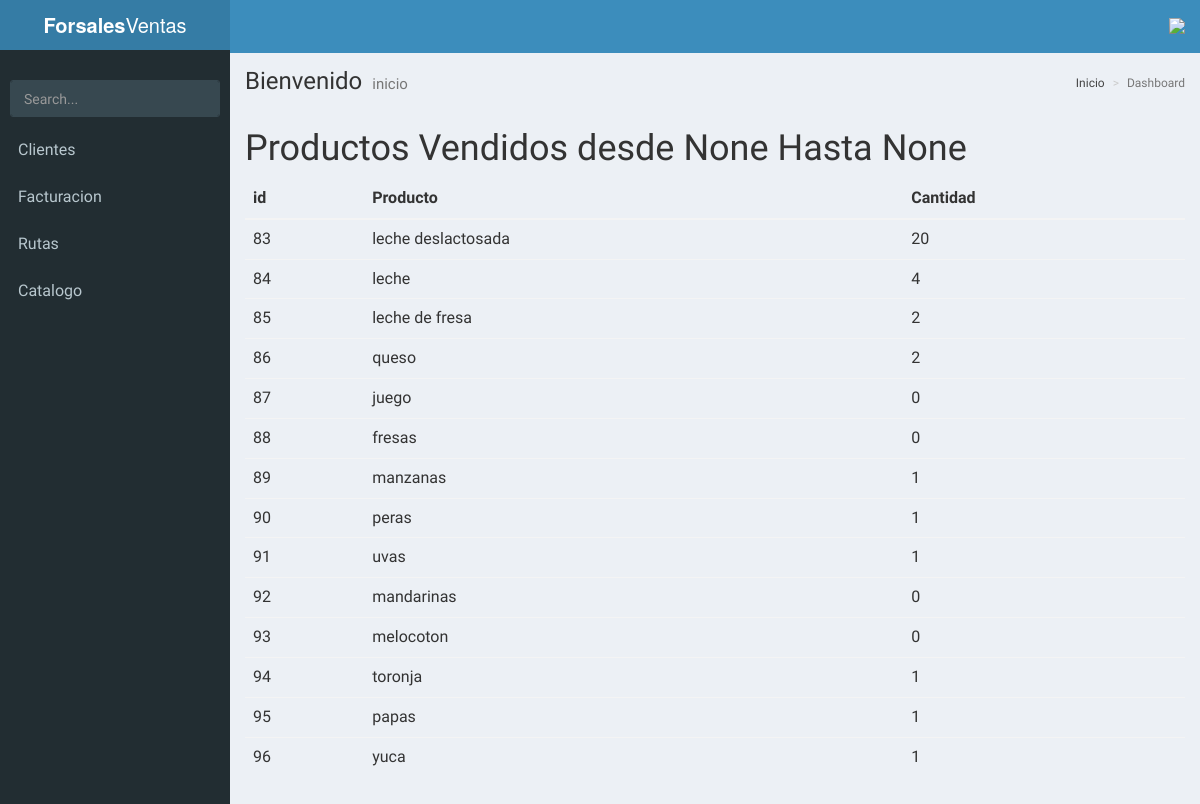
Page /factura/reportes/masVendidos on the committed database.
### base/models.py (models this page shows, shortened)
class producto(models.Model):
	nombre = models.CharField(max_length=20)
	cantidad = models.IntegerField()
	precio = models.IntegerField()
	fecha = models.DateTimeField()
	unida = models.ForeignKey(unidades)
	stock_minimo = models.IntegerField(default=10)
	stock_maximo = models.IntegerField(default=200)

### facturacion/views.py (the view)
# urls.py: url(r'^factura/reportes/masVendidos$', ReporteMasVendidos, name="ReporteMasVendidos"),
def ReporteMasVendidos(request):
	fini = request.GET.get("fini")
	ffin = request.GET.get("ffin")
	cliente_id = request.GET.get("cliente")
	clienteobj = None
	productos = producto.objects.all()
	data = []
	for pro in productos:
		if ( cliente_id == None or cliente_id == '' ):
			pro.detalles = factura_detalle.objects.filter(producto = pro)
		else:
			clienteobj = cliente.objects.filter(id=cliente_id).get
			pro.detalles = factura_detalle.objects.filter(producto = pro,factura__cliente__id=cliente_id)
		pro.cantidad = len(pro.detalles)
		data.append([pro.nombre,pro.cantidad])
	context = {
		"productos":productos,
		"json":json.dumps(data),
		"config":{
			"cliente": clienteobj,
			"fini": fini,
			"ffin": ffin,
		}
	}
	return render(request,"reportes/masVendidos.html",context)

### facturacion/templates/reportes/masVendidos.html (shortened to what this page needs)
{% extends 'AdminLTE/index.html' %}
{% load humanize %}
{% block content %}
		<h1>
			Productos Vendidos
 			desde {{ config.fini }} Hasta {{ config.ffin }}
		</h1>
	<table class="table">
		<thead>
			<tr>
				<th>id</th>
				<th>Producto</th>
				<th>Cantidad</th>
			</tr>
		</thead>
		<tbody>
			{% for producto in productos %}
				<tr>
					<td>{{ producto.pk }}</td>
					<td>{{ producto.nombre }}</td>
					<td>{{ producto.cantidad}}</td>
				</tr>
			{% endfor %}
		</tbody>
	</table>
<div id="piechart" style="width: 900px; height: 500px;"></div>
{% endblock content %}

### base/templates/AdminLTE/index.html (shortened to what this page needs)
{% load static %}
<!DOCTYPE html>
<html>
<head>
<link rel="stylesheet" href="https://unpkg.com/bootstrap-material-design@4.0.0-beta.3/dist/css/bootstrap-material-design.min.css"
>
  <link rel="stylesheet" href="{% static 'css/AdminLTE/bootstrap/css/bootstrap.min.css' %}">
  <link rel="stylesheet" href="{% static 'css/AdminLTE/AdminLTE.min.css' %}">
  <link rel="stylesheet" href="{% static 'css/AdminLTE/skins/_all-skins.min.css' %}">
  <link rel="stylesheet" href="{% static 'css/AdminLTE/plugins/iCheck/flat/blue.css' %}">
  <link rel="stylesheet" href="{% static 'css/AdminLTE/plugins/morris/morris.css' %}">
  <link rel="stylesheet" href="{% static 'css/AdminLTE/plugins/jvectormap/jquery-jvectormap-1.2.2.css' %}">
  <link rel="stylesheet" href="{% static 'css/AdminLTE/plugins/datepicker/datepicker3.css' %}">
  <link rel="stylesheet" href="{% static 'css/AdminLTE/plugins/daterangepicker/daterangepicker.css' %}">
  <link rel="stylesheet" href="{% static 'css/AdminLTE/plugins/bootstrap-wysihtml5/bootstrap3-wysihtml5.min.css' %}">
  <link rel="stylesheet" href="{% static 'alertifyjs/css/alertify.min.css' %}">
  <link rel="stylesheet" href="{% static 'alertifyjs/css/themes/bootstrap.min.css' %}">
  <link rel="stylesheet" href="{% static 'vue/vue-good-table/vue-good-table.css' %}">
</head>
<body class="hold-transition skin-blue sidebar-mini">
<div class="wrapper" id="vue-root">
  <header class="main-header">
    <a href="/" class="logo">
      <span class="logo-lg"><b>Forsales</b>Ventas</span>
    </a>
    <nav class="navbar navbar-static-top">
      <a href="#" class="sidebar-toggle" data-toggle="offcanvas" role="button">
      </a>
      <div class="navbar-custom-menu">
        <ul class="nav navbar-nav">
          <li class="dropdown user user-menu">
            <a href="#" class="dropdown-toggle" data-toggle="dropdown">
             <img style="width: 10%; " src="{% static 'img/user.png' %}">
            </a>
          </li>
        </ul>
      </div>
    </nav>
  </header>
  <aside class="main-sidebar">
    <section class="sidebar">
      <div class="user-panel">
      </div>
      <form action="#" method="get" class="sidebar-form">
        <div class="input-group">
          <input type="text" name="q" class="form-control" placeholder="Search...">
              <span class="input-group-btn">
                <button type="submit" name="search" id="search-btn" class="btn btn-flat">
                </button>
              </span>
        </div>
      </form>
      <ul class="sidebar-menu">
      {% if request.user.is_superuser %}
        <li class="header">PANEL DE CONTROL</li>
        <li>
          <a href="{% url 'listar_productos' %}">
            <i class="fa fa-shopping-basket" aria-hidden="true"><span>Productos</span></i>
          </a>
        </li>
        <li>
          <a href="{% url 'listar_clientes' %}">
            <i class="fa fa-th"></i> <span>Clientes</span>
          </a>
        </li>
        <li>
          <a href="{% url 'bodega' 'main' %}">
            <i class="fa fa-th"></i> <span>Bodega</span>
          </a>
        </li>
        <li>
          <a href="{% url 'listar_distribuidores' %}">
            <i class="fa fa-th"></i> <span>Distribuidores</span>
          </a>
        </li>
        <li>
          <a href="{% url 'listar_proveedores' %}">
            <i class="fa fa-th"></i> <span>Proveedores</span>
          </a>
        </li>
        <li class="treeview">
          <a href="#">
            <i class="fa fa-dashboard"></i> <span>Facturacion</span>
            <span class="pull-right-container">
              <i class="fa fa-angle-left pull-right"></i>
            </span>
          </a>
          <ul class="treeview-menu">
            <li class=""><a href="{% url 'factura' %}"><i class="fa fa-circle-o"></i> Listar</a></li>
          </ul>
           <ul class="treeview-menu">
            <li class=""><a href="{% url 'reportes' %}"><i class="fa fa-circle-o"></i> reportes</a></li>
          </ul>
        </li>
        <li class="treeview">
          <a href="#">
            <i class="fa fa-dashboard"></i> <span>Inventario</span>
            <span class="pull-right-container">
              <i class="fa fa-angle-left pull-right"></i>
            </span>
          </a>
          <ul class="treeview-menu">
            <li class=""><a href="{% url 'movimiento' %}"><i class="fa fa-circle-o"></i> Movimientos</a></li>
          </ul>
        </li>
        <li class="treeview">
          <a href="#">
            <i class="fa fa-dashboard"></i> <span>Catalogo</span>
            <span class="pull-right-container">
              <i class="fa fa-angle-left pull-right"></i>
            </span>
          </a>
          <ul class="treeview-menu">
            <li class=""><a href="{% url 'catalogos' %}"><i class="fa fa-circle-o"></i> Lista</a></li>
          </ul>
        </li>
        <li class="treeview">
          <a href="#">
            <i class="fa fa-dashboard"></i> <span>Rutas</span>
            <span class="pull-right-container">
              <i class="fa fa-angle-left pull-right"></i>
            </span>
          </a>
          <ul class="treeview-menu">
            <li class=""><a href="{% url 'rutas-mapa' %}"><i class="fa fa-circle-o"></i> Rutas</a></li>
          </ul>
        </li>
      {% else %}
        {% if request.user %}
<li>
          <a href="{% url 'listar_clientes' %}">
             <span>Clientes</span>
          </a>
        </li>
          <li class="treeview">
            <a href="#">
               <span>Facturacion</span>
            </a>
          </li>
          <li class="treeview">
            <a href="#">
               <span>Rutas</span>
            </a>
          </li>
        <li class="treeview">
          <a href="#">
             <span>Catalogo</span>
          </a>
        </li>
        {% endif %}
      {% endif %}
      </ul>
    </section>
  </aside>
  <div class="content-wrapper">
    <section class="content-header">
      <h1>
        Bienvenido
        <small>inicio</small>
      </h1>
      <ol class="breadcrumb">
        <li><a href="#"> Inicio</a></li>
        <li class="active">Dashboard</li>
      </ol>
    </section>
    <section class="content">
      {% block content %}
      {% endblock content %}
    </section>
  </div>
</div>
</body>
</html>

### base/templates/AdminLTE/index.html (style rules this page uses)
html, body { font-size: 16px !important; }
.navbar { display: inherit !important; }

### rows in the picture
producto: pk "83", nombre "leche deslactosada", cantidad "20"
producto: pk "84", nombre "leche", cantidad "4"
producto: pk "85", nombre "leche de fresa", cantidad "2"
producto: pk "86", nombre "queso", cantidad "2"
producto: pk "87", nombre "juego", cantidad "0"
producto: pk "88", nombre "fresas", cantidad "0"
producto: pk "89", nombre "manzanas", cantidad "1"
producto: pk "90", nombre "peras", cantidad "1"
producto: pk "91", nombre "uvas", cantidad "1"
producto: pk "92", nombre "mandarinas", cantidad "0"
producto: pk "93", nombre "melocoton", cantidad "0"
producto: pk "94", nombre "toronja", cantidad "1"
producto: pk "95", nombre "papas", cantidad "1"
producto: pk "96", nombre "yuca", cantidad "1"

### other values in the picture
{{ config.fini }} "None"
{{ config.ffin }} "None"
